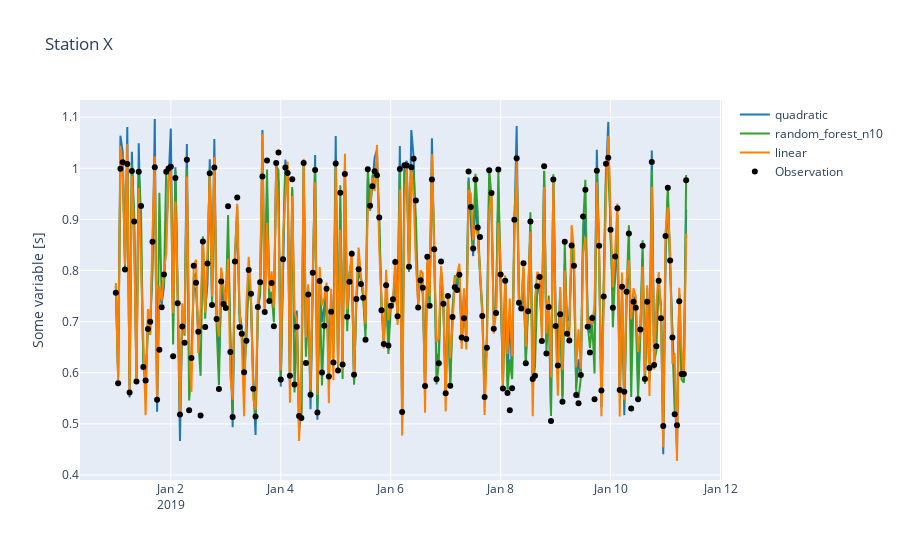

The notebook cell this image was saved under:
### Code cell
cmp.plot.timeseries(backend="plotly")

### Figure 1 — Plotly figure (JSON) as saved in the notebook; plotly's stock layout.template omitted (floating-point values rounded to 4 significant figures; data arrays with more than 128 entries replaced by an {"elided": "..."} marker saying what was removed)
{"data": [{"line": {"color": "#1f78b4"}, "name": "quadratic", "type": "scatter", "x": {"elided": "250 str values"}, "y": {"elided": "250 float values"}}, {"line": {"color": "#33a02c"}, "name": "random_forest_n10", "type": "scatter", "x": {"elided": "250 str values"}, "y": {"elided": "250 float values"}}, {"line": {"color": "#ff7f00"}, "name": "linear", "type": "scatter", "x": {"elided": "250 str values"}, "y": {"elided": "250 float values"}}, {"marker": {"color": "black"}, "mode": "markers", "name": "Observation", "type": "scatter", "x": {"elided": "250 str values"}, "y": {"elided": "250 float values"}}], "layout": {"title": {"text": "Station X"}, "yaxis": {"title": {"text": "Some variable [s]"}}}}
